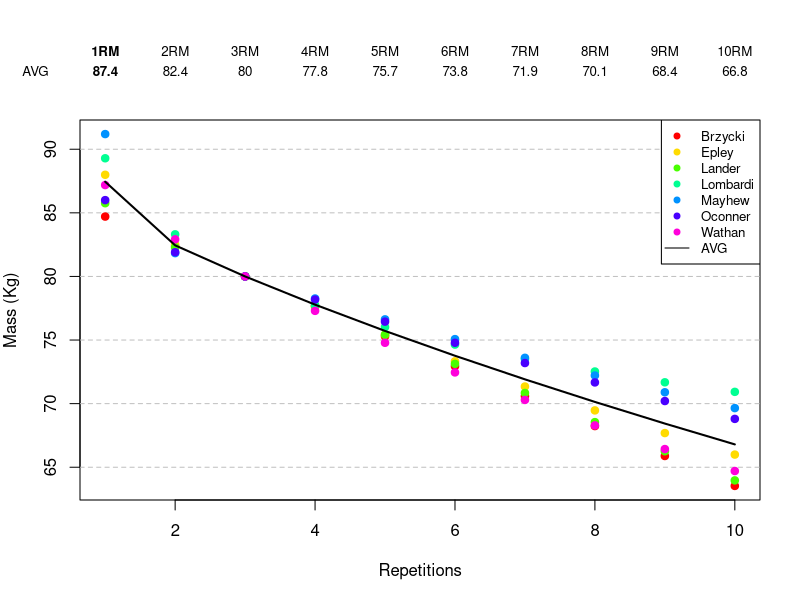

Source code (R):
# 
#  This file is part of ChronoJump
# 
#  ChronoJump is free software; you can redistribute it and/or modify
#   it under the terms of the GNU General Public License as published by
#    the Free Software Foundation; either version 2 of the License, or   
#     (at your option) any later version.
#     
#  ChronoJump is distributed in the hope that it will be useful,
#   but WITHOUT ANY WARRANTY; without even the implied warranty of
#    MERCHANTABILITY or FITNESS FOR A PARTICULAR PURPOSE.  See the 
#     GNU General Public License for more details.
# 
#  You should have received a copy of the GNU General Public License
#   along with this program; if not, write to the Free Software
#    Foundation, Inc., 59 Temple Place, Suite 330, Boston, MA  02111-1307  USA
# 
#   Copyright (C) 2004-2015  	Xavier de Blas <xaviblas@gmail.com> 
#   Copyright (C) 2015   	Xavier Padullés <x.padulles@gmail.com>
# 
 
RMIndirect <- function(Q, nrep, nRM) {
#Q = load in Kg
#nrep = number of maximum repetitions
#n = the number of nRM you want to know

        rm = matrix(rep(c(0,0,0,0,0,0,0,0), nRM), ncol=8)
        colnames(rm) = c("Brzycki", "Epley", "Lander", "Lombardi", "Mayhew", "Oconner", "Wathan", "AVG")
        rm = as.data.frame(rm)
        rm[1,1] = Q * (36 / (37 - nrep))                                    #Brzycki
        rm[1,2] = Q * (1 + 0.0333  *  nrep)                                 #Epley
        rm[1,3] = (100 * Q) / (101.3 - 2.67123 * nrep)                      #Lander   
        rm[1,4] = Q * nrep^0.1                                              #Lombardi
        rm[1,5] = (100 * Q) / (52.2 + (41.9 * exp(-0.055 * nrep)))          #Mayhew
        rm[1,6] = Q * (1 + 0.025 * nrep)                                    #O'Conner
        rm[1,7] = (100 * Q) / (48.8 + (53.8 * exp(-0.075 * nrep)))          #Wathan
	rm[1,8] = mean(as.numeric(rm[1,1:7]))

	if(nRM < 2) return(rm)
        for(i in 2:nRM) {
                rm[i,1] = rm[1,1] * (37 - i) / 36                           #Brzycki
                rm[i,2] = rm[1,2] / (1 + (i / 30))                          #Epley
                rm[i,3] = rm[1,3] * (101.3 - 2.67123 * i) / 100             #Lander
                rm[i,4] = rm[1,4] / (i ^ (1 / 10))                          #Lombardi
                rm[i,5] = rm[1,5] * (52.2 + (41.9 * exp(-1 * (i * 0.055)))) / 100       #Mayhew
                rm[i,6] = rm[1,6] / (1 + i * 0.025)                         #O'Conner
                rm[i,7] = rm[1,7]* (48.8 + (53.8 * exp(-1 * (i * 0.075)))) / 100        #Wathan
		rm[i,8] = mean(as.numeric(rm[i,1:7]))
                }
        return(rm)
}

plotRMIndirect <- function (RMIMatrix) 
{
	nrep = length(RMIMatrix[,1])

	ntests = length(RMIMatrix[1,]) -1 #-1 because we don't count the AVG
	uniqueColors=rainbow(ntests)

	par(mar=c(5,4,6,2)) #more space on the top

	#a) create an empty plot; b) create grid; c) draw all points except AVG; d) draw AVG line

	plot(1, xlim=c(1,nrep),ylim=c(min(RMIMatrix),max(RMIMatrix)), type="n",
	     xlab="Repetitions", ylab="Mass (Kg)")					#a)

	abline(h=seq(0,max(RMIMatrix),by=5), lty=2, col="gray")				#b)

	for(i in 1:ntests)
		lines(RMIMatrix[,i], type="p", pch=19, col=uniqueColors[i])		#c)

	lines(RMIMatrix$AVG, type="l", lwd=2)						#d)

	#AVGs on top. Note ntests is the AVG column
	font = 2 #first column will be bold
	for(i in 1:nrep) {
		mtext(paste(i,"RM",sep=""), side=3, at=i, adj=0.5, cex=.8, line=3, font=font)
		mtext(round(RMIMatrix[i,(ntests+1)],1), side=3, at=i, adj=0.5, cex=.8, line=2, font=font)
		font = 1 #rest of the columns will not be bold
	}
	mtext("AVG", side=3, at=0, adj=.5, cex=.8, line=2)

	legend("topright", legend=names(RMIMatrix), col=c(uniqueColors,"Black"), lwd=1, 
	       lty=c(rep(0,ntests),1), pch=c(rep(19,ntests),NA), cex=.8, bg="White") #legend
	
	par(mar=c(5,4,4,2))
}

#Example
plotRMIndirect(RMIndirect(80,3,10))

